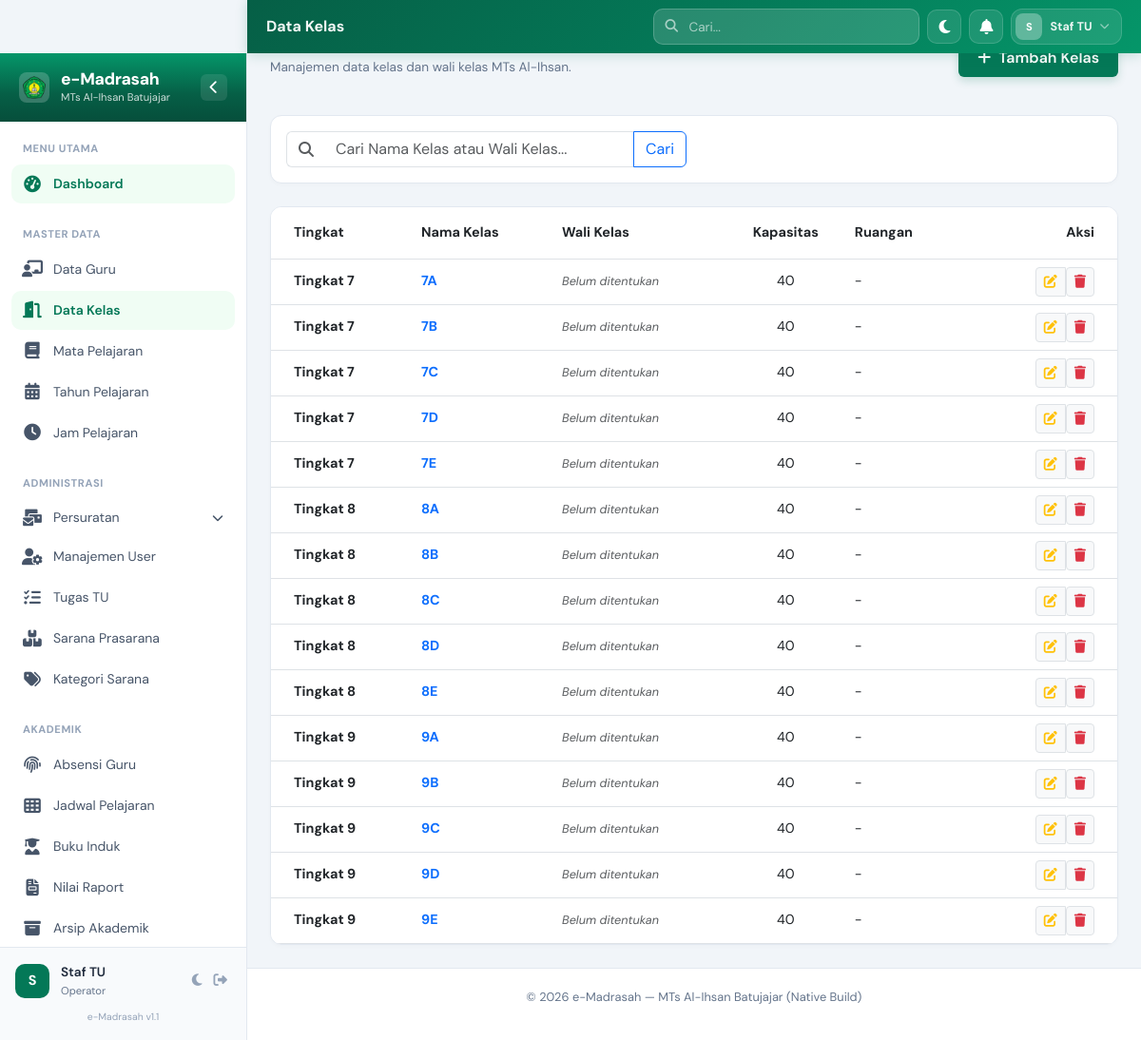
The app's page /modules/kelas/index.php (signed in) with its own data.
### tables this page shows
CREATE TABLE `kelas` (
  `id` bigint unsigned NOT NULL AUTO_INCREMENT,
  `nama_kelas` varchar(255) NOT NULL,
  `tingkat` varchar(255) NOT NULL,
  `guru_pembimbing_id` bigint unsigned DEFAULT NULL,
  `kapasitas` int DEFAULT '40',
  `ruangan` varchar(100) DEFAULT NULL,
  `created_at` timestamp NULL DEFAULT NULL,
  `updated_at` timestamp NULL DEFAULT NULL,
  PRIMARY KEY (`id`),
  KEY `idx_guru_pembimbing` (`guru_pembimbing_id`),
  CONSTRAINT `kelas_ibfk_1` FOREIGN KEY (`guru_pembimbing_id`) REFERENCES `gurus` (`id`) ON DELETE SET NULL
);

### modules/kelas/index.php (the view, shortened to what this page needs)
<?php
include __DIR__ . '/../../includes/header.php';
$search = isset($_GET['search']) ? input_safe($_GET['search']) : '';
$query_str = "SELECT k.*, g.nama as nama_guru
              FROM kelas k
              LEFT JOIN gurus g ON k.guru_pembimbing_id = g.id";
$query_str .= " ORDER BY k.tingkat ASC, k.nama_kelas ASC";
$stmt = $pdo->prepare($query_str);
if ($search) {
    $stmt->execute(['search' => "%$search%"]);
} else {
    $stmt->execute();
}
$kelas_list = $stmt->fetchAll();
?>
<div class="page-header mb-4 fade-in">
    <div>
        <h2 class="page-title">Data Kelas</h2>
        <p class="page-subtitle">Manajemen data kelas dan wali kelas MTs Al-Ihsan.</p>
    </div>
    <div>
        <a href="create.php" class="btn btn-primary">
            <i class="fas fa-plus me-2"></i>Tambah Kelas
        </a>
    </div>
</div>
<div class="card border-0 shadow-sm mb-4">
    <div class="card-body">
        <form method="GET" class="row g-3">
            <div class="col-md-6">
                <div class="input-group">
                    <span class="input-group-text bg-white border-end-0"><i class="fas fa-search text-muted"></i></span>
                    <input type="text" name="search" class="form-control border-start-0" placeholder="Cari Nama Kelas atau Wali Kelas..." value="<?php echo $search; ?>">
                    <button type="submit" class="btn btn-outline-primary">Cari</button>
                </div>
            </div>
        </form>
    </div>
</div>
<div class="card border-0 shadow-sm overflow-hidden">
    <div class="table-responsive">
        <table class="table table-hover align-middle mb-0">
            <thead class="bg-gray-50">
                <tr>
                    <th class="px-4 py-3" style="width: 150px;">Tingkat</th>
                    <th class="py-3">Nama Kelas</th>
                    <th class="py-3">Wali Kelas</th>
                    <th class="py-3 text-center">Kapasitas</th>
                    <th class="py-3">Ruangan</th>
                    <th class="px-4 py-3 text-end">Aksi</th>
                </tr>
            </thead>
            <tbody>
                <?php if (empty($kelas_list)): ?>
                <tr>
                    <td colspan="6" class="text-center py-5 text-muted">
                        <i class="fas fa-door-open fa-3x mb-3 d-block opacity-25"></i>
                        Data kelas belum tersedia.
                    </td>
                </tr>
                <?php else: ?>
                    <?php foreach ($kelas_list as $k): ?>
                    <tr>
                        <td class="px-4 fw-bold">Tingkat <?php echo $k['tingkat']; ?></td>
                        <td class="fw-bold text-primary"><?php echo $k['nama_kelas']; ?></td>
                        <td><?php echo $k['nama_guru'] ?: '<span class="text-muted small"><em>Belum ditentukan</em></span>'; ?></td>
                        <td class="text-center"><?php echo $k['kapasitas'] ?: '-'; ?></td>
                        <td><?php echo $k['ruangan'] ?: '-'; ?></td>
                        <td class="px-4 text-end">
                            <div class="btn-group">
                                <a href="edit.php?id=<?php echo $k['id']; ?>" class="btn btn-sm btn-light border" title="Edit">
                                    <i class="fas fa-edit text-warning"></i>
                                </a>
                                <form action="delete.php" method="POST" class="d-inline" id="deleteForm-<?= $k['id'] ?>">
                                    <button type="button" class="btn btn-sm btn-light border"
                                        onclick="showConfirmModal('Hapus data kelas ini?', function() { document.getElementById('deleteForm-<?= $k['id'] ?>').submit(); })" title="Hapus">
                                        <i class="fas fa-trash text-danger"></i>
                                    </button>
                                </form>
                            </div>
                        </td>
                    </tr>
                    <?php endforeach; ?>
                <?php endif; ?>
            </tbody>
        </table>
    </div>
</div>
<?php include __DIR__ . '/../../includes/footer.php'; ?>

### assets/css/custom.css (style rules this page uses)
:root { --em-green-950: #022c22; --em-green-900: #064e3b; --em-green-800: #065f46; --em-green-700: #047857; --em-green-600: #059669; --em-green-500: #10b981; --em-green-200: #a7f3d0; --em-green-100: #d1fae5; --em-green-50 : #f0fdf4; --em-gold : #b45309; --em-gold-light: #fef3c7; --em-gray-950: #020617; --em-gray-900: #0f172a; --em-gray-800: #1e293b; --em-gray-700: #334155; --em-gray-600: #475569; --em-gray-500: #64748b; --em-gray-400: #94a3b8; --em-gray-300: #cbd5e1; --em-gray-200: #e2e8f0; --em-gray-100: #f1f5f9; --em-gray-50 : #f8fafc; --em-white : #ffffff; --em-primary : var(--em-green-700); --em-primary-dark : var(--em-green-800); --em-primary-darker : var(--em-green-900); --em-surface : var(--em-white); --em-bg : #f1f5f9; --em-border : #e2e8f0; --em-text : #1e293b; --em-text-muted : #64748b; --em-sidebar-w : 260px; --em-sidebar-collapsed-w: 75px; --em-header-h : 56px; --em-r-md : 10px; --em-r-lg : 14px; --em-r-xl : 20px; --em-r-full: 9999px; --em-ease : cubic-bezier(0.4, 0, 0.2, 1); --em-dur : 250ms; }
body { font-family: 'DM Sans', 'Segoe UI', system-ui, sans-serif; background: var(--em-bg); color: var(--em-text); font-size: 0.9rem; -webkit-font-smoothing: antialiased; overflow-x: hidden; transition: background-color 0.3s ease, color 0.3s ease; }
h1, h2, h3, h4, h5, h6 { font-family: 'Plus Jakarta Sans', sans-serif; font-weight: 700; }
.fade-in { animation: emFadeIn 0.5s ease both; }
.card { border-radius: 12px !important; border: 1px solid var(--em-border) !important; box-shadow: 0 2px 4px rgba(0,0,0,0.02) !important; background: var(--em-white); transition: transform 0.2s, box-shadow 0.2s; }
.btn-primary { background: var(--em-primary); border: none; padding: 8px 20px; font-weight: 600; box-shadow: 0 4px 10px rgba(4, 120, 87, 0.2); }
.fade-in { animation: fadeIn 0.4s ease-out; }
.page-header { display: flex; flex-wrap: wrap; gap: 16px; justify-content: space-between; align-items: center; margin-bottom: 24px; }
.page-title { font-size: 1.5rem; font-weight: 800; color: var(--em-gray-900); }
.page-subtitle { font-size: 0.85rem; color: var(--em-gray-500); }

### records on screen
kelas: tingkat "7", nama_kelas "7A", nama_guru "Belum ditentukan", kapasitas "40", ruangan "-"
kelas: tingkat "7", nama_kelas "7B", nama_guru "Belum ditentukan", kapasitas "40", ruangan "-"
kelas: tingkat "7", nama_kelas "7C", nama_guru "Belum ditentukan", kapasitas "40", ruangan "-"
kelas: tingkat "7", nama_kelas "7D", nama_guru "Belum ditentukan", kapasitas "40", ruangan "-"
kelas: tingkat "7", nama_kelas "7E", nama_guru "Belum ditentukan", kapasitas "40", ruangan "-"
kelas: tingkat "8", nama_kelas "8A", nama_guru "Belum ditentukan", kapasitas "40", ruangan "-"
kelas: tingkat "8", nama_kelas "8B", nama_guru "Belum ditentukan", kapasitas "40", ruangan "-"
kelas: tingkat "8", nama_kelas "8C", nama_guru "Belum ditentukan", kapasitas "40", ruangan "-"
kelas: tingkat "8", nama_kelas "8D", nama_guru "Belum ditentukan", kapasitas "40", ruangan "-"
kelas: tingkat "8", nama_kelas "8E", nama_guru "Belum ditentukan", kapasitas "40", ruangan "-"
kelas: tingkat "9", nama_kelas "9A", nama_guru "Belum ditentukan", kapasitas "40", ruangan "-"
kelas: tingkat "9", nama_kelas "9B", nama_guru "Belum ditentukan", kapasitas "40", ruangan "-"
kelas: tingkat "9", nama_kelas "9C", nama_guru "Belum ditentukan", kapasitas "40", ruangan "-"
kelas: tingkat "9", nama_kelas "9D", nama_guru "Belum ditentukan", kapasitas "40", ruangan "-"
kelas: tingkat "9", nama_kelas "9E", nama_guru "Belum ditentukan", kapasitas "40", ruangan "-"

### other values on screen
$page_title "Data Kelas"
substr($_SESSION['user_name'] ?? 'A', 0, 1) "S"
$_SESSION['user_name'] "Staf TU"
$_SESSION['user_role'] "Operator"
